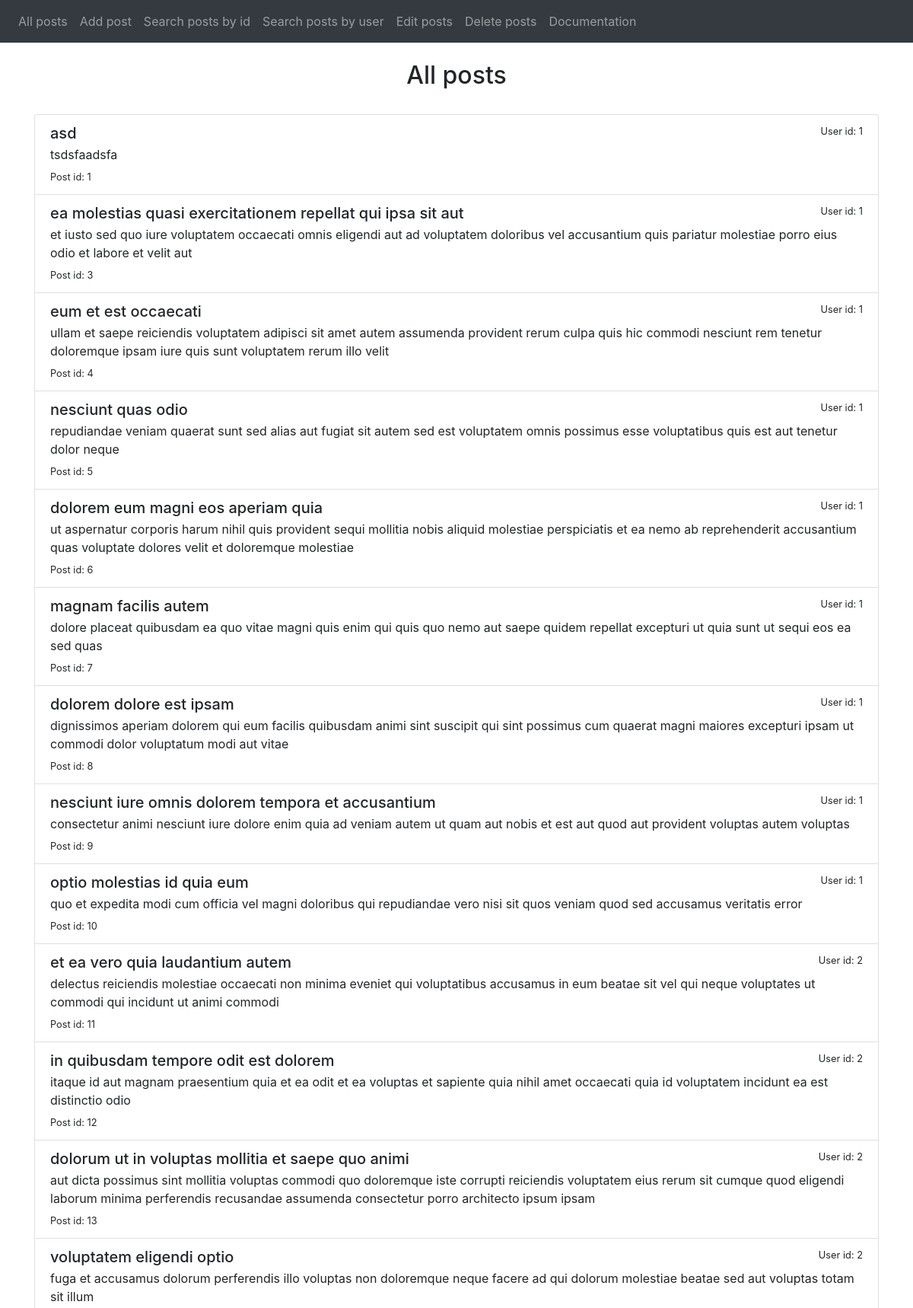
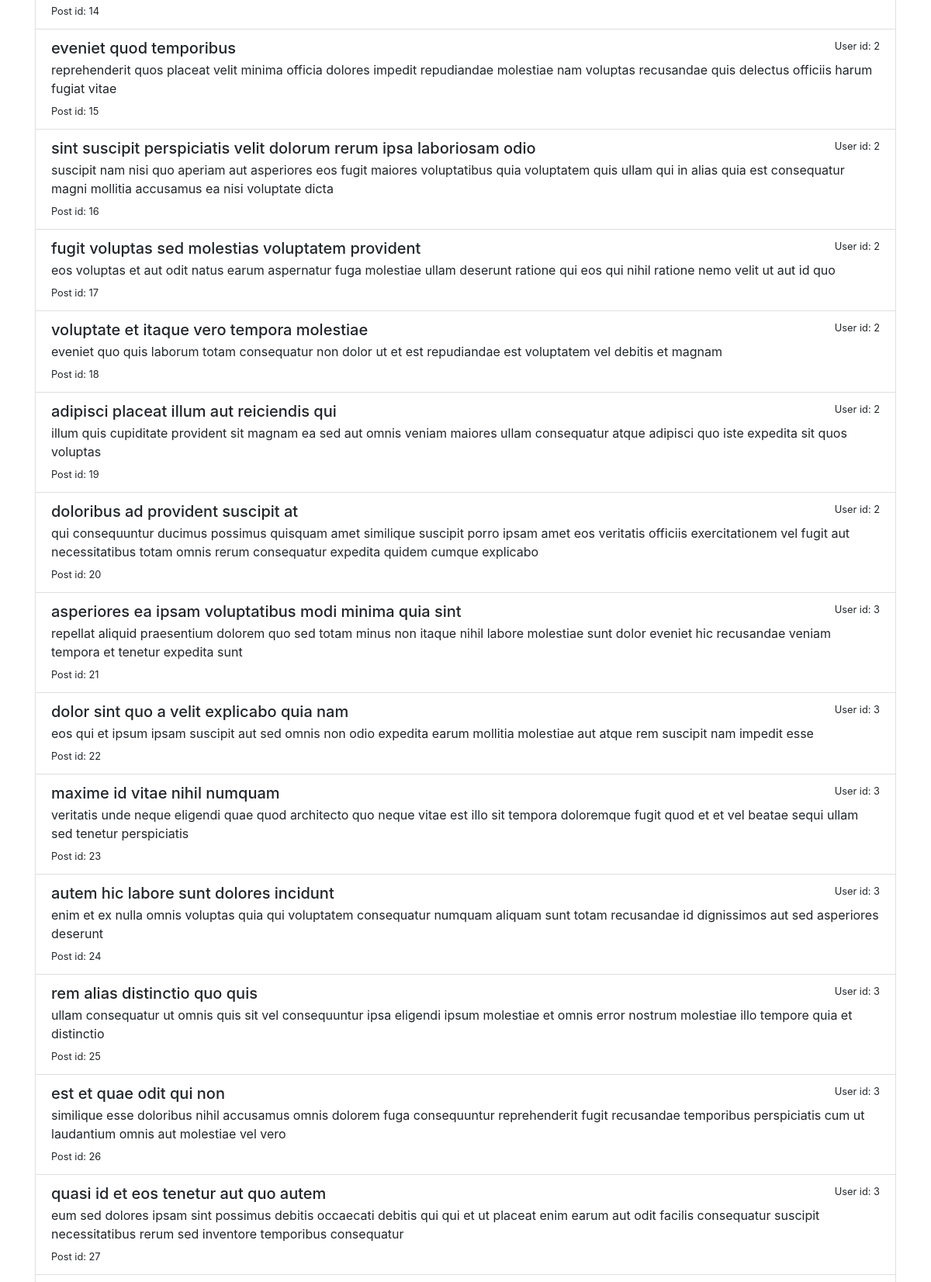
The page /posts (upper part) on the database its author committed (2 pictures, top to bottom).
### website/models.py (models this page shows)
class Post(db.Model):
    __tablename__ = "post"
    id = db.Column(db.Integer, primary_key=True)
    userid = db.Column(db.Integer)
    title = db.Column(db.String(50))
    body = db.Column(db.String(250))

### website/views.py (the view)
@views.route('/posts', methods=['GET'])
def posts():
    posts = Post.query.all()
    return render_template("posts.html", posts=posts)

### website/templates/posts.html (shortened to what this page needs)
{% extends "base.html" %}
{% block content %}
<br />
<h2 align="center">All posts</h2>
<br />
    <div class="list-group" id="posts">
        {% for post in posts %}
        <a class="list-group-item">
            <div class="d-flex w-100 justify-content-between align-self-start">
                <h5 class="mb-1">{{ post.title }}</h5>
                    <small>User id: {{ post.userid }}</small>
            </div>
            <p class="mb-1">{{ post.body }}</p><small>Post id: {{ post.id }}</small>
        </a>
        {% endfor %}
    </div>
{% endblock %}

### website/templates/base.html (shortened to what this page needs)
<!DOCTYPE html>
<html>
    <head>
        <link
            rel="stylesheet"
            href="https://stackpath.bootstrapcdn.com/bootstrap/4.4.1/css/bootstrap.min.css"
        />
        <link
            rel="stylesheet"
            href="https://stackpath.bootstrapcdn.com/font-awesome/4.7.0/css/font-awesome.min.css"
        />
    </head>
    <body>
        <nav class="navbar navbar-expand-lg navbar-dark bg-dark">
            <div class="collapse navbar-collapse" id="navbar">
                <div class="navbar-nav">
                    <a class="nav-item nav-link" id="posts" href="/posts">All posts</a>
                    <a class="nav-item nav-link" id="addpost" href="/posts/add">Add post</a>
                    <a class="nav-item nav-link" id="searchbyid" href="/search/id">Search posts by id</a>
                    <a class="nav-item nav-link" id="searchbyuserid" href="/search/userid">Search posts by user</a>
                    <a class="nav-item nav-link" id="editposts" href="/posts/edit">Edit posts</a>
                    <a class="nav-item nav-link" id="deleteposts" href="/posts/delete">Delete posts</a>
                    <a class="nav-item nav-link" id="doc" href="/doc">Documentation</a>
                </div>
            </div>
        </nav>
        <div class="container">
            {% block content %}{% endblock %}
        </div>
    </body>
</html>

### rows shown on the page
Post: title "asd", userid "1", body "tsdsfaadsfa", id "1"
Post: title "ea molestias quasi exercitationem repellat qui ipsa sit aut", userid "1", body "et iusto sed quo iure voluptatem occaecati omnis eligendi aut ad voluptatem doloribus vel accusantium quis pariatur molestiae porro eius odio et labore et velit aut", id "3"
Post: title "eum et est occaecati", userid "1", body "ullam et saepe reiciendis voluptatem adipisci sit amet autem assumenda provident rerum culpa quis hic commodi nesciunt rem tenetur doloremque ipsam iure quis sunt voluptatem rerum illo velit", id "4"
Post: title "nesciunt quas odio", userid "1", body "repudiandae veniam quaerat sunt sed alias aut fugiat sit autem sed est voluptatem omnis possimus esse voluptatibus quis est aut tenetur dolor neque", id "5"
Post: title "dolorem eum magni eos aperiam quia", userid "1", body "ut aspernatur corporis harum nihil quis provident sequi mollitia nobis aliquid molestiae perspiciatis et ea nemo ab reprehenderit accusantium quas voluptate dolores velit et doloremque molestiae", id "6"
Post: title "magnam facilis autem", userid "1", body "dolore placeat quibusdam ea quo vitae magni quis enim qui quis quo nemo aut saepe quidem repellat excepturi ut quia sunt ut sequi eos ea sed quas", id "7"
Post: title "dolorem dolore est ipsam", userid "1", body "dignissimos aperiam dolorem qui eum facilis quibusdam animi sint suscipit qui sint possimus cum quaerat magni maiores excepturi ipsam ut commodi dolor voluptatum modi aut vitae", id "8"
Post: title "nesciunt iure omnis dolorem tempora et accusantium", userid "1", body "consectetur animi nesciunt iure dolore enim quia ad veniam autem ut quam aut nobis et est aut quod aut provident voluptas autem voluptas", id "9"
Post: title "optio molestias id quia eum", userid "1", body "quo et expedita modi cum officia vel magni doloribus qui repudiandae vero nisi sit quos veniam quod sed accusamus veritatis error", id "10"
Post: title "et ea vero quia laudantium autem", userid "2", body "delectus reiciendis molestiae occaecati non minima eveniet qui voluptatibus accusamus in eum beatae sit vel qui neque voluptates ut commodi qui incidunt ut animi commodi", id "11"
Post: title "in quibusdam tempore odit est dolorem", userid "2", body "itaque id aut magnam praesentium quia et ea odit et ea voluptas et sapiente quia nihil amet occaecati quia id voluptatem incidunt ea est distinctio odio", id "12"
Post: title "dolorum ut in voluptas mollitia et saepe quo animi", userid "2", body "aut dicta possimus sint mollitia voluptas commodi quo doloremque iste corrupti reiciendis voluptatem eius rerum sit cumque quod eligendi laborum minima perferendis recusandae assumenda consectetur porro architecto ipsum ipsam", id "13"
Post: title "voluptatem eligendi optio", userid "2", body "fuga et accusamus dolorum perferendis illo voluptas non doloremque neque facere ad qui dolorum molestiae beatae sed aut voluptas totam sit illum", id "14"
Post: title "eveniet quod temporibus", userid "2", body "reprehenderit quos placeat velit minima officia dolores impedit repudiandae molestiae nam voluptas recusandae quis delectus officiis harum fugiat vitae", id "15"
Post: title "sint suscipit perspiciatis velit dolorum rerum ipsa laboriosam odio", userid "2", body "suscipit nam nisi quo aperiam aut asperiores eos fugit maiores voluptatibus quia voluptatem quis ullam qui in alias quia est consequatur magni mollitia accusamus ea nisi voluptate dicta", id "16"
Post: title "fugit voluptas sed molestias voluptatem provident", userid "2", body "eos voluptas et aut odit natus earum aspernatur fuga molestiae ullam deserunt ratione qui eos qui nihil ratione nemo velit ut aut id quo", id "17"
Post: title "voluptate et itaque vero tempora molestiae", userid "2", body "eveniet quo quis laborum totam consequatur non dolor ut et est repudiandae est voluptatem vel debitis et magnam", id "18"
Post: title "adipisci placeat illum aut reiciendis qui", userid "2", body "illum quis cupiditate provident sit magnam ea sed aut omnis veniam maiores ullam consequatur atque adipisci quo iste expedita sit quos voluptas", id "19"
Post: title "doloribus ad provident suscipit at", userid "2", body "qui consequuntur ducimus possimus quisquam amet similique suscipit porro ipsam amet eos veritatis officiis exercitationem vel fugit aut necessitatibus totam omnis rerum consequatur expedita quidem cumque explicabo", id "20"
Post: title "asperiores ea ipsam voluptatibus modi minima quia sint", userid "3", body "repellat aliquid praesentium dolorem quo sed totam minus non itaque nihil labore molestiae sunt dolor eveniet hic recusandae veniam tempora et tenetur expedita sunt", id "21"
Post: title "dolor sint quo a velit explicabo quia nam", userid "3", body "eos qui et ipsum ipsam suscipit aut sed omnis non odio expedita earum mollitia molestiae aut atque rem suscipit nam impedit esse", id "22"
Post: title "maxime id vitae nihil numquam", userid "3", body "veritatis unde neque eligendi quae quod architecto quo neque vitae est illo sit tempora doloremque fugit quod et et vel beatae sequi ullam sed tenetur perspiciatis", id "23"
Post: title "autem hic labore sunt dolores incidunt", userid "3", body "enim et ex nulla omnis voluptas quia qui voluptatem consequatur numquam aliquam sunt totam recusandae id dignissimos aut sed asperiores deserunt", id "24"
Post: title "rem alias distinctio quo quis", userid "3", body "ullam consequatur ut omnis quis sit vel consequuntur ipsa eligendi ipsum molestiae et omnis error nostrum molestiae illo tempore quia et distinctio", id "25"
Post: title "est et quae odit qui non", userid "3", body "similique esse doloribus nihil accusamus omnis dolorem fuga consequuntur reprehenderit fugit recusandae temporibus perspiciatis cum ut laudantium omnis aut molestiae vel vero", id "26"
Post: title "quasi id et eos tenetur aut quo autem", userid "3", body "eum sed dolores ipsam sint possimus debitis occaecati debitis qui qui et ut placeat enim earum aut odit facilis consequatur suscipit necessitatibus rerum sed inventore temporibus consequatur", id "27"
